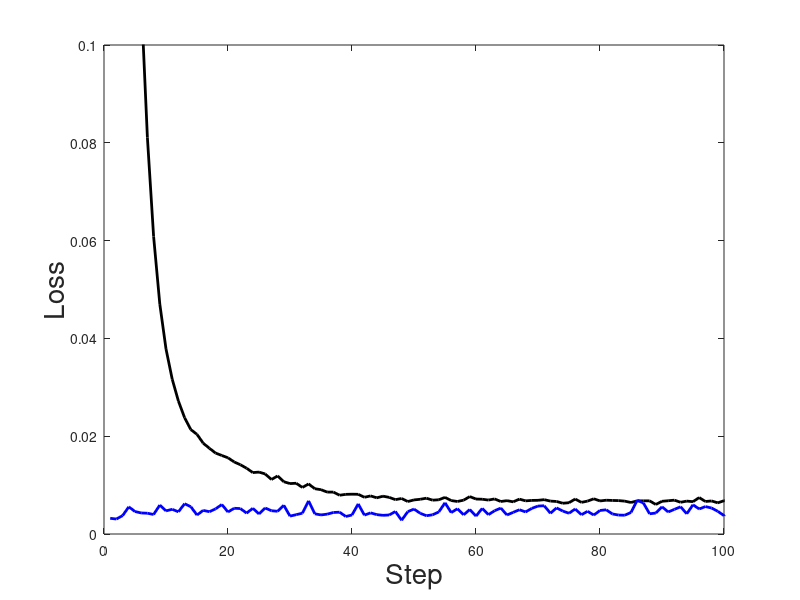

Source code (MATLAB): (Note: this script raises an error after producing the figure.)
clear;
close all;

Training_loss = csvread('ANN_Training_loss.csv');
Test_loss = csvread('ANN_Test_loss.csv');

figure(1);
plot(Training_loss, 'k', 'Linewidth', 2);
hold on;
plot(Test_loss, 'b', 'Linewidth', 2);
xlabel('Step', 'Fontsize', 20);
ylabel('Loss', 'Fontsize', 20);
ylim([0 0.1]);
xlim([0 100]);
ax = gca;
ax.FontSize = 15;

figure(2);
plot(Training_loss, 'k', 'Linewidth', 2);
hold on;
plot(Test_loss, 'b', 'Linewidth', 2);
xlabel('Step', 'Fontsize', 20);
ylabel('Loss', 'Fontsize', 20);
ax = gca;
ax.FontSize = 15;